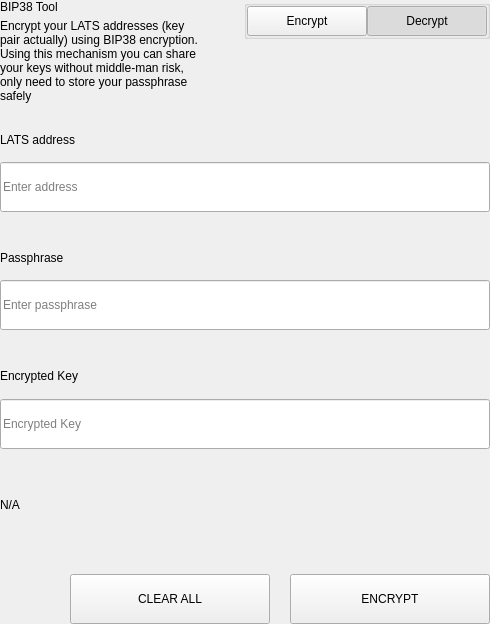
<?xml version="1.0" encoding="UTF-8"?>
<ui version="4.0">
 <class>SettingsBitToolWidget</class>
 <widget class="QWidget" name="SettingsBitToolWidget">
  <property name="geometry">
   <rect>
    <x>0</x>
    <y>0</y>
    <width>490</width>
    <height>624</height>
   </rect>
  </property>
  <property name="windowTitle">
   <string notr="true">N/A</string>
  </property>
  <layout class="QVBoxLayout" name="verticalLayout">
   <property name="spacing">
    <number>0</number>
   </property>
   <property name="leftMargin">
    <number>0</number>
   </property>
   <property name="topMargin">
    <number>0</number>
   </property>
   <property name="rightMargin">
    <number>0</number>
   </property>
   <property name="bottomMargin">
    <number>0</number>
   </property>
   <item>
    <widget class="QWidget" name="left" native="true">
     <layout class="QVBoxLayout" name="verticalLayout_3">
      <property name="leftMargin">
       <number>0</number>
      </property>
      <property name="topMargin">
       <number>0</number>
      </property>
      <property name="rightMargin">
       <number>0</number>
      </property>
      <property name="bottomMargin">
       <number>0</number>
      </property>
      <item>
       <layout class="QVBoxLayout" name="verticalLayout_2">
        <property name="spacing">
         <number>0</number>
        </property>
        <item>
         <layout class="QHBoxLayout" name="horizontalLayout_3" stretch="3,1">
          <property name="spacing">
           <number>40</number>
          </property>
          <item>
           <layout class="QVBoxLayout" name="verticalLayoutTitle">
            <property name="spacing">
             <number>5</number>
            </property>
            <item>
             <widget class="QLabel" name="labelTitle">
              <property name="text">
               <string>BIP38 Tool</string>
              </property>
             </widget>
            </item>
            <item>
             <widget class="QLabel" name="labelSubtitle1">
              <property name="text">
               <string>Encrypt your LATS addresses (key pair actually) using BIP38 encryption.
Using this mechanism you can share your keys without middle-man risk, only need to store your passphrase safely</string>
              </property>
              <property name="wordWrap">
               <bool>true</bool>
              </property>
             </widget>
            </item>
           </layout>
          </item>
          <item alignment="Qt::AlignTop">
           <widget class="QGroupBox" name="groupBox">
            <property name="title">
             <string/>
            </property>
            <property name="alignment">
             <set>Qt::AlignLeading|Qt::AlignLeft|Qt::AlignTop</set>
            </property>
            <layout class="QHBoxLayout" name="horizontalLayout_4">
             <property name="spacing">
              <number>0</number>
             </property>
             <property name="leftMargin">
              <number>0</number>
             </property>
             <property name="topMargin">
              <number>0</number>
             </property>
             <property name="rightMargin">
              <number>0</number>
             </property>
             <property name="bottomMargin">
              <number>0</number>
             </property>
             <item>
              <spacer name="horizontalSpacer">
               <property name="orientation">
                <enum>Qt::Horizontal</enum>
               </property>
               <property name="sizeHint" stdset="0">
                <size>
                 <width>40</width>
                 <height>20</height>
                </size>
               </property>
              </spacer>
             </item>
             <item>
              <widget class="QPushButton" name="pushLeft">
               <property name="minimumSize">
                <size>
                 <width>120</width>
                 <height>30</height>
                </size>
               </property>
               <property name="maximumSize">
                <size>
                 <width>120</width>
                 <height>30</height>
                </size>
               </property>
               <property name="focusPolicy">
                <enum>Qt::NoFocus</enum>
               </property>
               <property name="text">
                <string>Encrypt</string>
               </property>
               <property name="checkable">
                <bool>true</bool>
               </property>
               <property name="autoExclusive">
                <bool>true</bool>
               </property>
              </widget>
             </item>
             <item>
              <widget class="QPushButton" name="pushRight">
               <property name="minimumSize">
                <size>
                 <width>120</width>
                 <height>30</height>
                </size>
               </property>
               <property name="maximumSize">
                <size>
                 <width>120</width>
                 <height>30</height>
                </size>
               </property>
               <property name="focusPolicy">
                <enum>Qt::NoFocus</enum>
               </property>
               <property name="text">
                <string>Decrypt</string>
               </property>
               <property name="checkable">
                <bool>true</bool>
               </property>
               <property name="checked">
                <bool>true</bool>
               </property>
               <property name="autoExclusive">
                <bool>true</bool>
               </property>
              </widget>
             </item>
            </layout>
           </widget>
          </item>
         </layout>
        </item>
        <item>
         <widget class="QStackedWidget" name="stackedWidget">
          <property name="currentIndex">
           <number>1</number>
          </property>
          <widget class="QWidget" name="pageDecrypt">
           <layout class="QVBoxLayout" name="verticalLayout_5">
            <property name="spacing">
             <number>0</number>
            </property>
            <property name="leftMargin">
             <number>0</number>
            </property>
            <property name="topMargin">
             <number>0</number>
            </property>
            <property name="rightMargin">
             <number>0</number>
            </property>
            <property name="bottomMargin">
             <number>0</number>
            </property>
            <item>
             <widget class="QWidget" name="widget" native="true">
              <property name="minimumSize">
               <size>
                <width>0</width>
                <height>100</height>
               </size>
              </property>
              <layout class="QVBoxLayout" name="verticalLayout_4">
               <property name="spacing">
                <number>0</number>
               </property>
               <property name="leftMargin">
                <number>0</number>
               </property>
               <property name="topMargin">
                <number>0</number>
               </property>
               <property name="rightMargin">
                <number>0</number>
               </property>
               <property name="bottomMargin">
                <number>0</number>
               </property>
               <item>
                <spacer name="verticalSpacer_2">
                 <property name="orientation">
                  <enum>Qt::Vertical</enum>
                 </property>
                 <property name="sizeType">
                  <enum>QSizePolicy::Fixed</enum>
                 </property>
                 <property name="sizeHint" stdset="0">
                  <size>
                   <width>20</width>
                   <height>20</height>
                  </size>
                 </property>
                </spacer>
               </item>
               <item>
                <layout class="QHBoxLayout" name="horizontalLayout_6" stretch="2">
                 <property name="spacing">
                  <number>0</number>
                 </property>
                 <item>
                  <layout class="QVBoxLayout" name="verticalLayout_7">
                   <property name="spacing">
                    <number>9</number>
                   </property>
                   <item>
                    <widget class="QLabel" name="labelSubtitleKey">
                     <property name="minimumSize">
                      <size>
                       <width>0</width>
                       <height>20</height>
                      </size>
                     </property>
                     <property name="maximumSize">
                      <size>
                       <width>16777215</width>
                       <height>20</height>
                      </size>
                     </property>
                     <property name="text">
                      <string>Encrypted key</string>
                     </property>
                    </widget>
                   </item>
                   <item>
                    <widget class="QLineEdit" name="lineEditKey">
                     <property name="minimumSize">
                      <size>
                       <width>0</width>
                       <height>50</height>
                      </size>
                     </property>
                     <property name="maximumSize">
                      <size>
                       <width>16777215</width>
                       <height>50</height>
                      </size>
                     </property>
                     <property name="placeholderText">
                      <string>Enter a encrypted key</string>
                     </property>
                    </widget>
                   </item>
                  </layout>
                 </item>
                </layout>
               </item>
               <item>
                <spacer name="verticalSpacer_3">
                 <property name="orientation">
                  <enum>Qt::Vertical</enum>
                 </property>
                 <property name="sizeType">
                  <enum>QSizePolicy::Fixed</enum>
                 </property>
                 <property name="sizeHint" stdset="0">
                  <size>
                   <width>20</width>
                   <height>20</height>
                  </size>
                 </property>
                </spacer>
               </item>
               <item>
                <layout class="QVBoxLayout" name="verticalLayout_9">
                 <property name="spacing">
                  <number>9</number>
                 </property>
                 <item>
                  <widget class="QLabel" name="labelSubtitlePassphrase">
                   <property name="maximumSize">
                    <size>
                     <width>16777215</width>
                     <height>20</height>
                    </size>
                   </property>
                   <property name="text">
                    <string>Passphrase</string>
                   </property>
                  </widget>
                 </item>
                 <item>
                  <widget class="QLineEdit" name="lineEditPassphrase">
                   <property name="minimumSize">
                    <size>
                     <width>0</width>
                     <height>50</height>
                    </size>
                   </property>
                   <property name="maximumSize">
                    <size>
                     <width>16777215</width>
                     <height>50</height>
                    </size>
                   </property>
                   <property name="placeholderText">
                    <string>Enter a passphrase</string>
                   </property>
                  </widget>
                 </item>
                </layout>
               </item>
               <item>
                <spacer name="verticalSpacer_4">
                 <property name="orientation">
                  <enum>Qt::Vertical</enum>
                 </property>
                 <property name="sizeType">
                  <enum>QSizePolicy::Fixed</enum>
                 </property>
                 <property name="sizeHint" stdset="0">
                  <size>
                   <width>20</width>
                   <height>20</height>
                  </size>
                 </property>
                </spacer>
               </item>
               <item>
                <widget class="QWidget" name="widget_3" native="true">
                 <property name="sizePolicy">
                  <sizepolicy hsizetype="Preferred" vsizetype="Fixed">
                   <horstretch>0</horstretch>
                   <verstretch>0</verstretch>
                  </sizepolicy>
                 </property>
                 <layout class="QVBoxLayout" name="verticalLayout_10">
                  <property name="spacing">
                   <number>9</number>
                  </property>
                  <property name="leftMargin">
                   <number>0</number>
                  </property>
                  <property name="topMargin">
                   <number>0</number>
                  </property>
                  <property name="rightMargin">
                   <number>0</number>
                  </property>
                  <property name="bottomMargin">
                   <number>0</number>
                  </property>
                  <item>
                   <widget class="QLabel" name="labelSubtitleDecryptResult">
                    <property name="minimumSize">
                     <size>
                      <width>0</width>
                      <height>20</height>
                     </size>
                    </property>
                    <property name="maximumSize">
                     <size>
                      <width>16777215</width>
                      <height>20</height>
                     </size>
                    </property>
                    <property name="text">
                     <string>Decrypted address result</string>
                    </property>
                   </widget>
                  </item>
                  <item>
                   <widget class="QWidget" name="widget_4" native="true">
                    <layout class="QHBoxLayout" name="horizontalLayout" stretch="6,0,1">
                     <property name="spacing">
                      <number>0</number>
                     </property>
                     <property name="leftMargin">
                      <number>0</number>
                     </property>
                     <property name="topMargin">
                      <number>0</number>
                     </property>
                     <property name="rightMargin">
                      <number>0</number>
                     </property>
                     <property name="bottomMargin">
                      <number>0</number>
                     </property>
                     <item alignment="Qt::AlignVCenter">
                      <widget class="QLineEdit" name="lineEditDecryptResult">
                       <property name="minimumSize">
                        <size>
                         <width>0</width>
                         <height>50</height>
                        </size>
                       </property>
                       <property name="maximumSize">
                        <size>
                         <width>16777215</width>
                         <height>50</height>
                        </size>
                       </property>
                       <property name="placeholderText">
                        <string>Decrypted Address</string>
                       </property>
                      </widget>
                     </item>
                     <item>
                      <spacer name="horizontalSpacer_4">
                       <property name="orientation">
                        <enum>Qt::Horizontal</enum>
                       </property>
                       <property name="sizeType">
                        <enum>QSizePolicy::Fixed</enum>
                       </property>
                       <property name="sizeHint" stdset="0">
                        <size>
                         <width>20</width>
                         <height>50</height>
                        </size>
                       </property>
                      </spacer>
                     </item>
                     <item>
                      <widget class="QPushButton" name="pushButtonImport">
                       <property name="minimumSize">
                        <size>
                         <width>140</width>
                         <height>40</height>
                        </size>
                       </property>
                       <property name="text">
                        <string>Import Address</string>
                       </property>
                      </widget>
                     </item>
                    </layout>
                   </widget>
                  </item>
                 </layout>
                </widget>
               </item>
               <item>
                <widget class="QLabel" name="statusLabel_DEC">
                 <property name="maximumSize">
                  <size>
                   <width>16777215</width>
                   <height>40</height>
                  </size>
                 </property>
                 <property name="text">
                  <string/>
                 </property>
                </widget>
               </item>
               <item>
                <spacer name="verticalSpacer">
                 <property name="orientation">
                  <enum>Qt::Vertical</enum>
                 </property>
                 <property name="sizeType">
                  <enum>QSizePolicy::Preferred</enum>
                 </property>
                 <property name="sizeHint" stdset="0">
                  <size>
                   <width>20</width>
                   <height>20</height>
                  </size>
                 </property>
                </spacer>
               </item>
               <item>
                <layout class="QHBoxLayout" name="horizontalLayout_7">
                 <property name="spacing">
                  <number>0</number>
                 </property>
                 <item>
                  <spacer name="horizontalSpacer_5">
                   <property name="orientation">
                    <enum>Qt::Horizontal</enum>
                   </property>
                   <property name="sizeType">
                    <enum>QSizePolicy::Expanding</enum>
                   </property>
                   <property name="sizeHint" stdset="0">
                    <size>
                     <width>40</width>
                     <height>20</height>
                    </size>
                   </property>
                  </spacer>
                 </item>
                 <item>
                  <widget class="QPushButton" name="pushButtonDecryptClear">
                   <property name="minimumSize">
                    <size>
                     <width>200</width>
                     <height>50</height>
                    </size>
                   </property>
                   <property name="maximumSize">
                    <size>
                     <width>200</width>
                     <height>50</height>
                    </size>
                   </property>
                   <property name="text">
                    <string>CLEAR</string>
                   </property>
                  </widget>
                 </item>
                 <item>
                  <spacer name="horizontalSpacer_3">
                   <property name="orientation">
                    <enum>Qt::Horizontal</enum>
                   </property>
                   <property name="sizeType">
                    <enum>QSizePolicy::Fixed</enum>
                   </property>
                   <property name="sizeHint" stdset="0">
                    <size>
                     <width>20</width>
                     <height>20</height>
                    </size>
                   </property>
                  </spacer>
                 </item>
                 <item>
                  <widget class="QPushButton" name="pushButtonDecrypt">
                   <property name="minimumSize">
                    <size>
                     <width>200</width>
                     <height>50</height>
                    </size>
                   </property>
                   <property name="maximumSize">
                    <size>
                     <width>200</width>
                     <height>50</height>
                    </size>
                   </property>
                   <property name="text">
                    <string>DECRYPT KEY</string>
                   </property>
                  </widget>
                 </item>
                </layout>
               </item>
              </layout>
             </widget>
            </item>
           </layout>
          </widget>
          <widget class="QWidget" name="pageEncrypt">
           <layout class="QVBoxLayout" name="verticalLayout_11">
            <property name="spacing">
             <number>0</number>
            </property>
            <property name="leftMargin">
             <number>0</number>
            </property>
            <property name="topMargin">
             <number>0</number>
            </property>
            <property name="rightMargin">
             <number>0</number>
            </property>
            <property name="bottomMargin">
             <number>0</number>
            </property>
            <item>
             <spacer name="verticalSpacer_8">
              <property name="orientation">
               <enum>Qt::Vertical</enum>
              </property>
              <property name="sizeType">
               <enum>QSizePolicy::Fixed</enum>
              </property>
              <property name="sizeHint" stdset="0">
               <size>
                <width>20</width>
                <height>20</height>
               </size>
              </property>
             </spacer>
            </item>
            <item>
             <widget class="QWidget" name="containerAddressEnc" native="true">
              <layout class="QVBoxLayout" name="containerAddressEncLayout">
               <property name="spacing">
                <number>5</number>
               </property>
               <property name="leftMargin">
                <number>0</number>
               </property>
               <property name="topMargin">
                <number>0</number>
               </property>
               <property name="rightMargin">
                <number>0</number>
               </property>
               <property name="bottomMargin">
                <number>0</number>
               </property>
               <item>
                <widget class="QLabel" name="labelSubtitleAddress">
                 <property name="minimumSize">
                  <size>
                   <width>0</width>
                   <height>20</height>
                  </size>
                 </property>
                 <property name="maximumSize">
                  <size>
                   <width>16777215</width>
                   <height>20</height>
                  </size>
                 </property>
                 <property name="text">
                  <string>LATS address</string>
                 </property>
                </widget>
               </item>
               <item>
                <widget class="QLineEdit" name="addressIn_ENC">
                 <property name="minimumSize">
                  <size>
                   <width>0</width>
                   <height>50</height>
                  </size>
                 </property>
                 <property name="placeholderText">
                  <string>Enter address</string>
                 </property>
                </widget>
               </item>
              </layout>
             </widget>
            </item>
            <item>
             <spacer name="verticalSpacer_6">
              <property name="orientation">
               <enum>Qt::Vertical</enum>
              </property>
              <property name="sizeType">
               <enum>QSizePolicy::Fixed</enum>
              </property>
              <property name="sizeHint" stdset="0">
               <size>
                <width>20</width>
                <height>20</height>
               </size>
              </property>
             </spacer>
            </item>
            <item>
             <widget class="QWidget" name="containerAddress" native="true">
              <layout class="QHBoxLayout" name="horizontalLayout_9" stretch="2">
               <property name="spacing">
                <number>0</number>
               </property>
               <property name="leftMargin">
                <number>0</number>
               </property>
               <property name="topMargin">
                <number>0</number>
               </property>
               <property name="rightMargin">
                <number>0</number>
               </property>
               <property name="bottomMargin">
                <number>0</number>
               </property>
               <item>
                <layout class="QVBoxLayout" name="verticalLayout_8">
                 <property name="spacing">
                  <number>5</number>
                 </property>
                 <item>
                  <widget class="QLabel" name="labelSubtitleMessage">
                   <property name="minimumSize">
                    <size>
                     <width>0</width>
                     <height>20</height>
                    </size>
                   </property>
                   <property name="maximumSize">
                    <size>
                     <width>16777215</width>
                     <height>20</height>
                    </size>
                   </property>
                   <property name="text">
                    <string>Passphrase</string>
                   </property>
                  </widget>
                 </item>
                 <item>
                  <widget class="QLineEdit" name="passphraseIn_ENC">
                   <property name="minimumSize">
                    <size>
                     <width>0</width>
                     <height>50</height>
                    </size>
                   </property>
                   <property name="maximumSize">
                    <size>
                     <width>16777215</width>
                     <height>50</height>
                    </size>
                   </property>
                   <property name="placeholderText">
                    <string>Enter passphrase</string>
                   </property>
                  </widget>
                 </item>
                </layout>
               </item>
              </layout>
             </widget>
            </item>
            <item>
             <spacer name="verticalSpacer_7">
              <property name="orientation">
               <enum>Qt::Vertical</enum>
              </property>
              <property name="sizeType">
               <enum>QSizePolicy::Fixed</enum>
              </property>
              <property name="sizeHint" stdset="0">
               <size>
                <width>20</width>
                <height>20</height>
               </size>
              </property>
             </spacer>
            </item>
            <item>
             <widget class="QWidget" name="widget_2" native="true">
              <property name="minimumSize">
               <size>
                <width>0</width>
                <height>75</height>
               </size>
              </property>
              <property name="maximumSize">
               <size>
                <width>16777215</width>
                <height>16777215</height>
               </size>
              </property>
              <layout class="QVBoxLayout" name="verticalLayout_6">
               <property name="leftMargin">
                <number>0</number>
               </property>
               <property name="topMargin">
                <number>0</number>
               </property>
               <property name="rightMargin">
                <number>0</number>
               </property>
               <property name="bottomMargin">
                <number>0</number>
               </property>
               <item>
                <widget class="QLabel" name="labelSubtitleEncryptedKey">
                 <property name="minimumSize">
                  <size>
                   <width>0</width>
                   <height>20</height>
                  </size>
                 </property>
                 <property name="maximumSize">
                  <size>
                   <width>16777215</width>
                   <height>20</height>
                  </size>
                 </property>
                 <property name="text">
                  <string>Encrypted Key</string>
                 </property>
                </widget>
               </item>
               <item>
                <widget class="QLineEdit" name="encryptedKeyOut_ENC">
                 <property name="minimumSize">
                  <size>
                   <width>0</width>
                   <height>50</height>
                  </size>
                 </property>
                 <property name="placeholderText">
                  <string>Encrypted Key</string>
                 </property>
                </widget>
               </item>
              </layout>
             </widget>
            </item>
            <item>
             <widget class="QLabel" name="statusLabel_ENC">
              <property name="text">
               <string notr="true">N/A</string>
              </property>
             </widget>
            </item>
            <item>
             <spacer name="verticalSpacer_5">
              <property name="orientation">
               <enum>Qt::Vertical</enum>
              </property>
              <property name="sizeType">
               <enum>QSizePolicy::Fixed</enum>
              </property>
              <property name="sizeHint" stdset="0">
               <size>
                <width>20</width>
                <height>20</height>
               </size>
              </property>
             </spacer>
            </item>
            <item>
             <layout class="QHBoxLayout" name="horizontalLayout_8">
              <property name="spacing">
               <number>0</number>
              </property>
              <item>
               <spacer name="horizontalSpacer_6">
                <property name="orientation">
                 <enum>Qt::Horizontal</enum>
                </property>
                <property name="sizeType">
                 <enum>QSizePolicy::Expanding</enum>
                </property>
                <property name="sizeHint" stdset="0">
                 <size>
                  <width>40</width>
                  <height>20</height>
                 </size>
                </property>
               </spacer>
              </item>
              <item>
               <widget class="QPushButton" name="pushButtonClear">
                <property name="minimumSize">
                 <size>
                  <width>200</width>
                  <height>50</height>
                 </size>
                </property>
                <property name="focusPolicy">
                 <enum>Qt::NoFocus</enum>
                </property>
                <property name="text">
                 <string>CLEAR ALL</string>
                </property>
               </widget>
              </item>
              <item>
               <spacer name="horizontalSpacer_2">
                <property name="orientation">
                 <enum>Qt::Horizontal</enum>
                </property>
                <property name="sizeType">
                 <enum>QSizePolicy::Fixed</enum>
                </property>
                <property name="sizeHint" stdset="0">
                 <size>
                  <width>20</width>
                  <height>20</height>
                 </size>
                </property>
               </spacer>
              </item>
              <item>
               <widget class="QPushButton" name="pushButtonEncrypt">
                <property name="minimumSize">
                 <size>
                  <width>200</width>
                  <height>50</height>
                 </size>
                </property>
                <property name="maximumSize">
                 <size>
                  <width>200</width>
                  <height>50</height>
                 </size>
                </property>
                <property name="focusPolicy">
                 <enum>Qt::NoFocus</enum>
                </property>
                <property name="text">
                 <string>ENCRYPT</string>
                </property>
               </widget>
              </item>
             </layout>
            </item>
           </layout>
          </widget>
         </widget>
        </item>
       </layout>
      </item>
     </layout>
    </widget>
   </item>
  </layout>
 </widget>
 <resources/>
 <connections/>
</ui>
